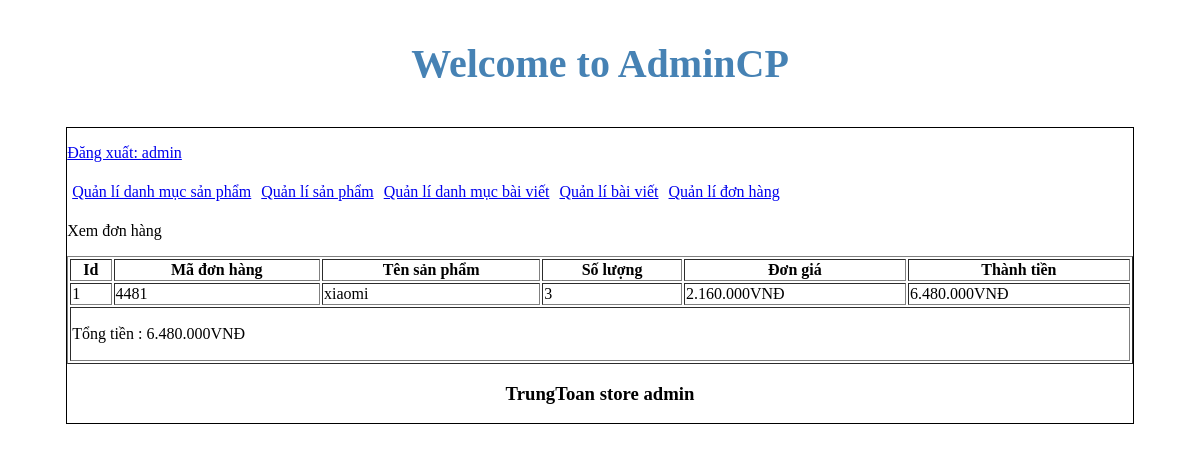
/admincp/index.php?action=donhang&query=xemdonhang&code=4481 (signed in), run on the app's committed database.
### tables this page shows
CREATE TABLE `tbl_cart_details` (
  `id_cart_details` int(11) NOT NULL,
  `code_cart` varchar(20) NOT NULL,
  `id_sanpham` int(11) NOT NULL,
  `soluongmua` int(11) NOT NULL
);

CREATE TABLE `tbl_sanpham` (
  `id_sanpham` int(11) NOT NULL,
  `tensanpham` varchar(250) NOT NULL,
  `masp` varchar(100) NOT NULL,
  `giasp` varchar(50) NOT NULL,
  `soluong` int(11) NOT NULL,
  `tomtat` tinytext NOT NULL,
  `noidung` text NOT NULL,
  `tinhtrang` int(11) NOT NULL,
  `id_danhmuc` int(11) NOT NULL,
  `hinhanh` varchar(100) NOT NULL
);

### admincp/modules/quanlidonhang/xemdonhang.php (the view)
<p>Xem đơn hàng</p>
<?php
	$code = $_GET['code'];
	$sql_lietke_dh = "SELECT * FROM tbl_cart_details,tbl_sanpham WHERE tbl_cart_details.id_sanpham=tbl_sanpham.id_sanpham AND tbl_cart_details.code_cart='".$code."' ORDER BY tbl_cart_details.id_cart_details DESC";
	$query_lietke_dh = mysqli_query($mysqli,$sql_lietke_dh);
?>
<table style="width:100%" border="1" style="border-collapse: collapse;">
  <tr>
  	<th>Id</th>
    <th>Mã đơn hàng</th>
    <th>Tên sản phẩm</th>
    <th>Số lượng</th>
    <th>Đơn giá</th>
    <th>Thành tiền</th>
  </tr>
  <?php
  $i = 0;
  $tongtien = 0;
  while($row = mysqli_fetch_array($query_lietke_dh)){
  	$i++;
  	$thanhtien = $row['giasp']*$row['soluongmua'];
  	$tongtien += $thanhtien ;
  ?>
  <tr>
  	<td><?php echo $i ?></td>
    <td><?php echo $row['code_cart'] ?></td>
    <td><?php echo $row['tensanpham'] ?></td>
    <td><?php echo $row['soluongmua'] ?></td>
    <td><?php echo number_format($row['giasp'],0,',','.').'VNĐ' ?></td>
    <td><?php echo number_format($thanhtien,0,',','.').'VNĐ' ?></td>
  </tr>
  <?php
  }
  ?>
  <tr>
  	<td colspan="6">
   		<p>Tổng tiền : <?php echo number_format($tongtien,0,',','.').'VNĐ' ?></p>
   	</td>
  </tr>
</table>

### data on the page
tbl_cart_details: code_cart "4481", id_sanpham.tensanpham "xiaomi", soluongmua "3", id_sanpham.giasp "2.160.000", thanhtien "6.480.000"

### other printed values
$_SESSION['dangnhap'] "admin"
$tongtien "6.480.000"
